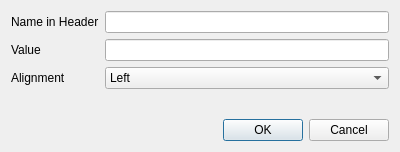
<?xml version="1.0" encoding="UTF-8"?>
<ui version="4.0">
 <class>CustomField</class>
 <widget class="QWidget" name="CustomField">
  <property name="geometry">
   <rect>
    <x>0</x>
    <y>0</y>
    <width>400</width>
    <height>152</height>
   </rect>
  </property>
  <property name="windowTitle">
   <string>Form</string>
  </property>
  <layout class="QVBoxLayout" name="verticalLayout">
   <item>
    <layout class="QFormLayout" name="formLayout">
     <item row="0" column="0">
      <widget class="QLabel" name="label_3">
       <property name="text">
        <string>Name in Header</string>
       </property>
      </widget>
     </item>
     <item row="0" column="1">
      <widget class="QLineEdit" name="lineEdit_2"/>
     </item>
     <item row="1" column="0">
      <widget class="QLabel" name="label_2">
       <property name="text">
        <string>Value</string>
       </property>
      </widget>
     </item>
     <item row="1" column="1">
      <widget class="QLineEdit" name="lineEdit"/>
     </item>
     <item row="2" column="0">
      <widget class="QLabel" name="label">
       <property name="text">
        <string>Alignment</string>
       </property>
      </widget>
     </item>
     <item row="2" column="1">
      <widget class="QComboBox" name="comboBox">
       <item>
        <property name="text">
         <string>Left</string>
        </property>
       </item>
       <item>
        <property name="text">
         <string>Center</string>
        </property>
       </item>
       <item>
        <property name="text">
         <string>Right</string>
        </property>
       </item>
      </widget>
     </item>
    </layout>
   </item>
   <item>
    <spacer name="verticalSpacer">
     <property name="orientation">
      <enum>Qt::Vertical</enum>
     </property>
     <property name="sizeHint" stdset="0">
      <size>
       <width>20</width>
       <height>40</height>
      </size>
     </property>
    </spacer>
   </item>
   <item>
    <widget class="QDialogButtonBox" name="buttonBox">
     <property name="standardButtons">
      <set>QDialogButtonBox::Cancel|QDialogButtonBox::Ok</set>
     </property>
    </widget>
   </item>
  </layout>
 </widget>
 <resources/>
 <connections/>
</ui>
